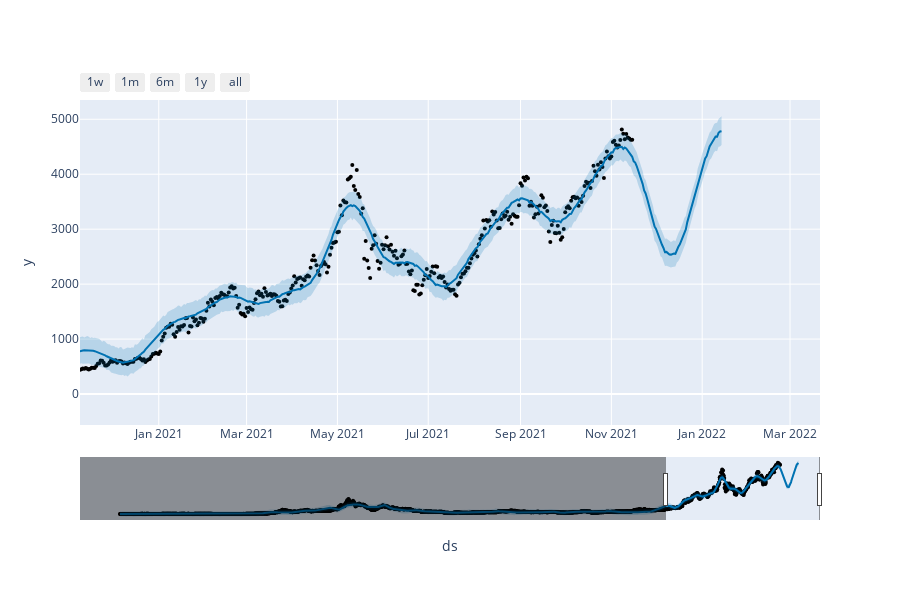

The notebook cell saved with this chart:
### Code cell
plot_plotly(model, forecast)

### Figure 1 — Plotly figure (JSON) as saved in the notebook; plotly's stock layout.template omitted (floating-point values rounded to 4 significant figures; data arrays with more than 128 entries replaced by an {"elided": "..."} marker saying what was removed)
{"data": [{"marker": {"color": "black", "size": 4}, "mode": "markers", "name": "Actual", "type": "scatter", "x": {"elided": "2145 str values"}, "y": {"elided": "2145 float values"}}, {"hoverinfo": "skip", "line": {"width": 0}, "mode": "lines", "type": "scatter", "x": {"elided": "2205 str values"}, "y": {"elided": "2205 float values"}}, {"fill": "tonexty", "fillcolor": "rgba(0, 114, 178, 0.2)", "line": {"color": "#0072B2", "width": 2}, "mode": "lines", "name": "Predicted", "type": "scatter", "x": {"elided": "2205 str values"}, "y": {"elided": "2205 float values"}}, {"fill": "tonexty", "fillcolor": "rgba(0, 114, 178, 0.2)", "hoverinfo": "skip", "line": {"width": 0}, "mode": "lines", "type": "scatter", "x": {"elided": "2205 str values"}, "y": {"elided": "2205 float values"}}], "layout": {"dragmode": "pan", "height": 600, "showlegend": false, "width": 900, "xaxis": {"autorange": false, "range": ["2020-11-09 02:39:35.4694", "2022-03-21 03:05:46.3785"], "rangeselector": {"buttons": [{"count": 7, "label": "1w", "step": "day", "stepmode": "backward"}, {"count": 1, "label": "1m", "step": "month", "stepmode": "backward"}, {"count": 6, "label": "6m", "step": "month", "stepmode": "backward"}, {"count": 1, "label": "1y", "step": "year", "stepmode": "backward"}, {"step": "all"}]}, "rangeslider": {"autorange": true, "range": ["2015-08-25 01:27:16.3636", "2022-03-24 22:32:43.6364"], "visible": true, "yaxis": {"_template": null, "rangemode": "match"}}, "title": {"text": "ds"}, "type": "date"}, "yaxis": {"autorange": true, "range": [-563.5, 5351.0], "title": {"text": "y"}, "type": "linear"}}}
